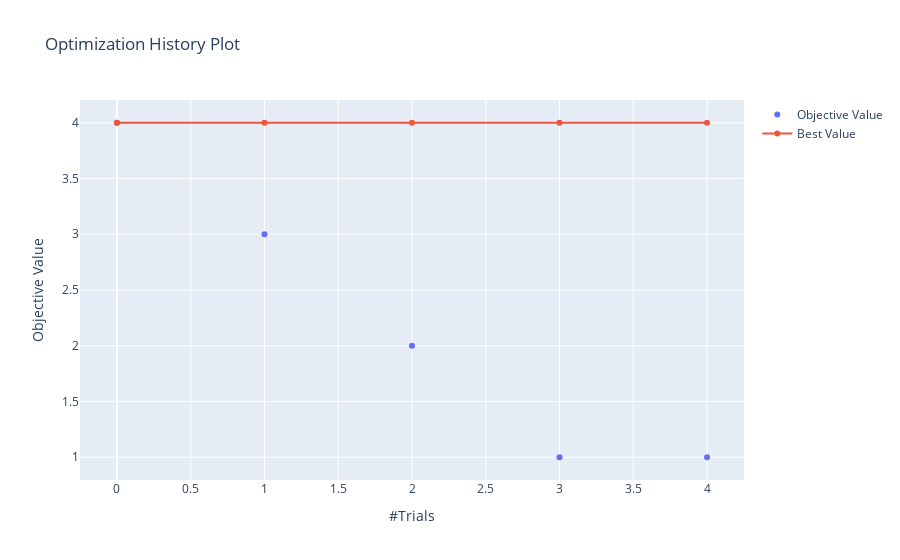

Notebook cell for this chart:
### Code cell
optuna.visualization.plot_optimization_history(study)

### Figure 1 — Plotly figure (JSON) as saved in the notebook; plotly's stock layout.template omitted (floating-point values rounded to 4 significant figures)
{"data": [{"mode": "markers", "name": "Objective Value", "type": "scatter", "x": [0, 1, 2, 3, 4], "y": [4, 3, 2, 1, 1]}, {"name": "Best Value", "type": "scatter", "x": [0, 1, 2, 3, 4], "y": [4, 4, 4, 4, 4]}], "layout": {"autosize": true, "title": {"text": "Optimization History Plot"}, "xaxis": {"autorange": true, "range": [-0.2371, 4.237], "title": {"text": "#Trials"}, "type": "linear"}, "yaxis": {"autorange": true, "range": [0.7803, 4.22], "title": {"text": "Objective Value"}, "type": "linear"}}}
